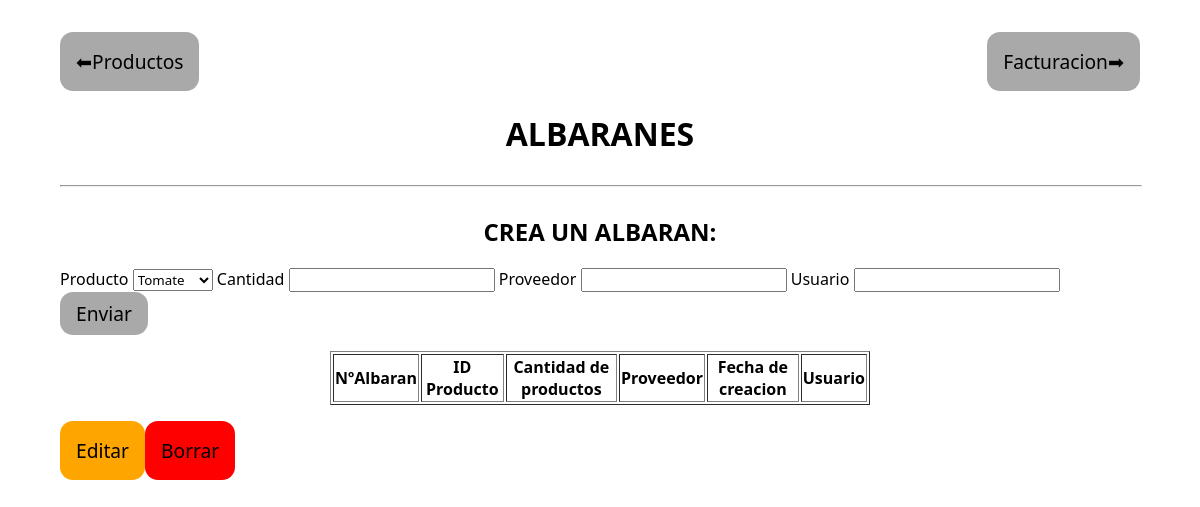
Before: /albaranes with the older database file.
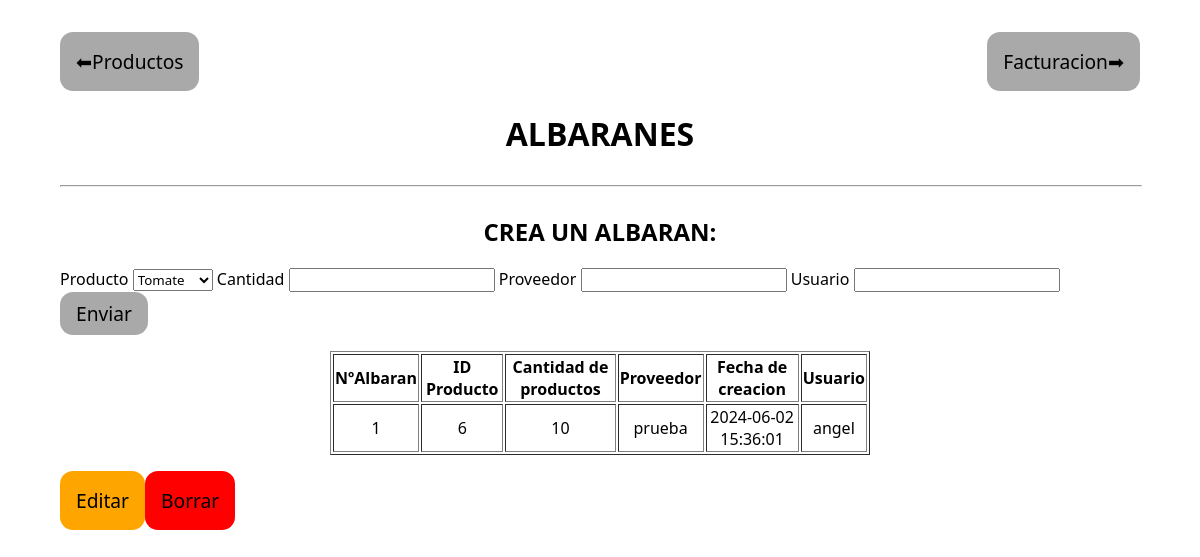
After: the same page with the newer database file.
### models.py (models this page shows)
class Albaran(db.Model):
    __tablename__ = 'albaran'
    id_albaran = Column(Integer, primary_key=True,autoincrement=True)
    id_producto = Column(Integer,ForeignKey('producto.id_producto'),nullable=False)
    cantidad_pedido = Column(Integer, nullable=False)
    proveedor = Column(String(200),server_default='Proveedor de ejemplo')
    fecha_creacion = Column(TIMESTAMP,server_default = func.current_timestamp(), comment='Se guarda la fecha actual ya que se entiende que si se ha registrado en la base de datos significa que todo el proceso a sido un exito')
    usuario = Column(String(100),server_default='Usuario de ejemplo')

### routes.py (the view, shortened to what this page needs)
@main.route('/albaranes', methods=["GET", "POST"])
def crear_albaranes():
    productos = Producto.query.all()
    albaranes = Albaran.query.all()
    formAlbaran = AlbaranForm()
    formAlbaran.id_producto.choices = [(producto.id_producto, producto.nombre) for producto in productos]
    productToEdit = Producto.query.filter_by(id_producto=formAlbaran.id_producto.data).first()
    return render_template("albaranes.html",albaranes=albaranes,formAlbaran=formAlbaran)

### form.py
class AlbaranForm(FlaskForm):
    id_producto =  SelectField('id_producto', choices=[], coerce=int)
    cantidad_pedido = IntegerField('cantidad_pedido', validators=[validators.DataRequired(), validators.NumberRange(min=1)])
    proveedor = StringField('proveedor',[validators.Length(min=4, max=200)])
    usuario=StringField('proveedor',[validators.Length(min=2, max=100)])

### templates/albaranes.html (shortened to what this page needs)
<!DOCTYPE html>
<html lang="en">
<head>
    <link rel="stylesheet" href="static/style.css">
</head>
<body>
    <div style="
    display: flex;
    justify-content: space-between;
    width: 100%;">
        <button><a href="/productos">⬅Productos</a></button>  <button><a href="/facturacion">Facturacion➡</a></button>
    </div>
    <h1>ALBARANES</h1>
    <hr style="width: 100%;">
    <h2>CREA UN ALBARAN:</h2>
    <form method="post" >
        <label >Producto {{formAlbaran.id_producto}}</label>
        <label >Cantidad {{formAlbaran.cantidad_pedido}}</label>
        <label >Proveedor {{formAlbaran.proveedor}}</label>
        <label >Usuario {{formAlbaran.usuario}}</label>
        <button style="padding: 0.5rem 1rem;" type="submit">Enviar</button>
    </form>
    <table border style="text-align: center;">
        <thead>
           <tr>
               <th>NºAlbaran</th>
               <th>ID Producto</th>
               <th>Cantidad de productos</th>
               <th>Proveedor</th>
               <th>Fecha de creacion</th>
               <th>Usuario</th>
           </tr>
        </thead>
        <tbody>
           {% for albaran in albaranes %}
           <tr>
               <td>{{albaran.id_albaran}}</td>
               <td>{{albaran.id_producto}}</td>
               <td>{{albaran.cantidad_pedido}}</td>
               <td>{{albaran.proveedor}}</td>
               <td>{{albaran.fecha_creacion}}</td>
               <td>{{albaran.usuario}}</td>
           </tr>
           {% endfor %}
        </tbody>
       </table>
     <div style="
     display: flex;
     width: 100%;">
        <button style="background-color: orange;"><a href="/albaranes/edit">Editar</a></button>
        <button style="background-color: red;"><a href="/albaranes/delete">Borrar</a></button>
     </div>
</body>
</html>

Changed rows visible on the page:
added Albaran: id_albaran "1", id_producto "6", cantidad_pedido "10", proveedor "prueba", fecha_creacion "2024-06-02 15:36:01", usuario "angel"
